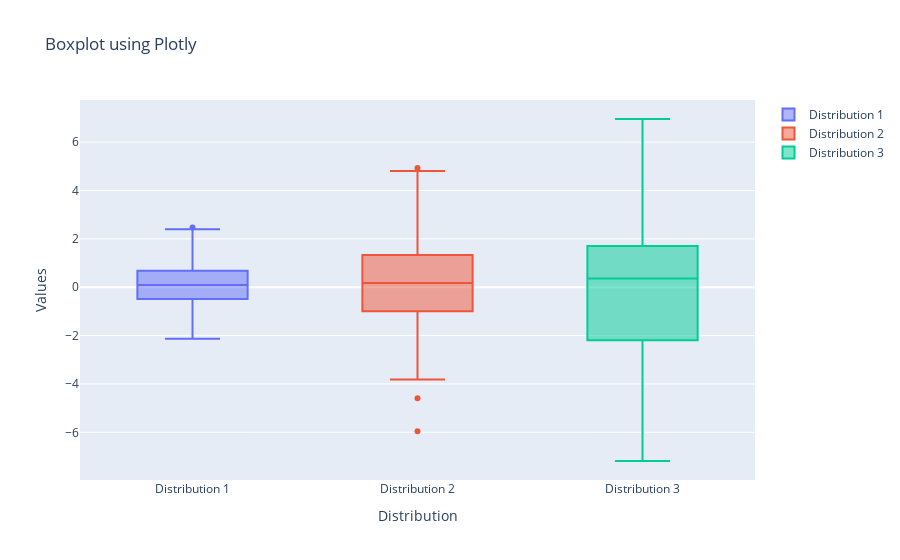

This figure's notebook cell:
### Code cell
import plotly.express as px
import plotly.graph_objects as go
import numpy as np

# Sample data
np.random.seed(10)
data = [np.random.normal(0, std, 100) for std in range(1, 4)]

# Create a boxplot
fig = go.Figure()
for i, dist in enumerate(data):
    fig.add_trace(go.Box(y=dist, name=f'Distribution {i+1}'))

fig.update_layout(title='Boxplot using Plotly',
                  xaxis_title='Distribution',
                  yaxis_title='Values')
fig.show()
